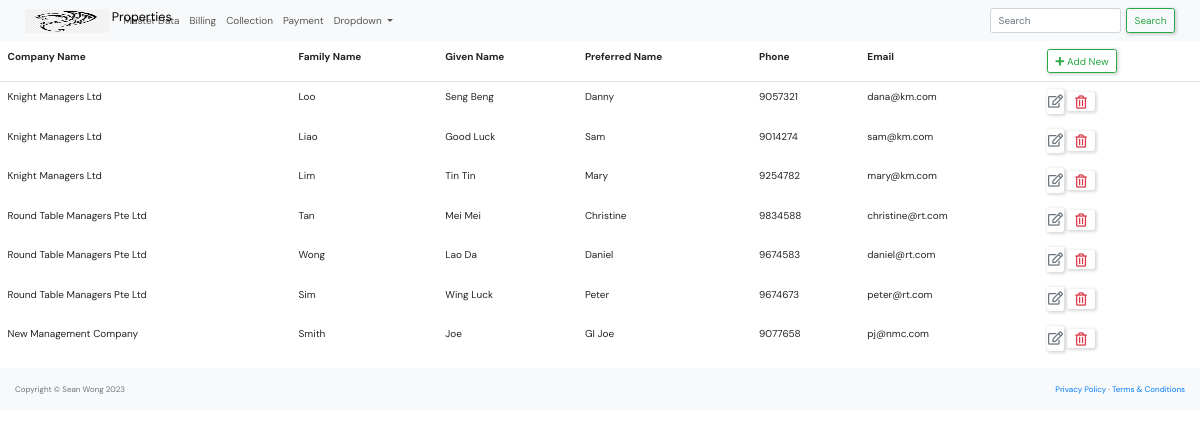
Screenshot of /master_data/manager_list/ (signed in) with the database file from the repository.
### master_data/models.py (models this page shows, shortened)
class Manager(models.Model):
    company_name = models.CharField(max_length=250)
    family_name = models.CharField(max_length=250)
    given_name = models.CharField(max_length=250)
    preferred_name = models.CharField(max_length=250)
    phone = models.CharField(max_length=10)
    email=models.EmailField()

### master_data/views.py (the view)
# urls.py: path('manager_list/',views.manager_list, name='manager-list'),
def manager_list(request):
    context = {'manager_list': Manager.objects.all()}
    return render(request, "master_data/manager_list.html", context)

### master_data/templates/master_data/manager_list.html (shortened to what this page needs)
{% extends "base.html" %}
            {% block content %}
            <table class="table table-borderless">
                <thead class="border-bottom font-weight-bold">
                    <tr>
                        <td>Company Name</td>
                        <td>Family Name</td>
                        <td>Given Name</td>
                        <td>Preferred Name</td>
                        <td>Phone</td>
                        <td>Email</td>
                        <td>
                            <a href="{% url 'manager-create' %}" class="btn btn-outline-success">
                                <i class="fas fa-plus"></i> Add New
                            </a>
                        </td>
                    </tr>
                </thead>
                <tbody>
                    {% for manager in manager_list %}
                        <tr>
                            <td>{{manager.company_name}}</td>
                            <td>{{manager.family_name}}</td>
                            <td>{{manager.given_name}}</td>
                            <td>{{manager.preferred_name}}</td>
                            <td>{{manager.phone}}</td>
                            <td>{{manager.email}}</td>
                            <td>
                                <a href="{% url 'manager-update' manager.id %}" class="btn text-secondary px-0">
                                    <i class="far fa-edit fa-lg"></i>
                                </a>
                                <form action="{% url 'manager-delete' manager.id %}" method="post" class="d-inline">
                                    <button type="submit" class="btn">
                                        <i class="far fa-trash-alt fa-lg text-danger float-right"></i>
                                    </button>
                                </form>
                            </td>
                        </tr>
                    {% endfor %}
                </tbody>
            </table>
            {% endblock content %}

### static/css/style.css (style rules this page uses)
* { font-family: "DM Sans", -apple-system, BlinkMacSystemFont, "Segoe UI", Roboto, Oxygen, Ubuntu, Cantarell, "Open Sans", "Helvetica Neue", sans-serif; margin: 0; padding: 0; box-sizing: border-box; text-rendering: optimizeLegibility; font-size: inherit; }
html { font-size: 56.25%; }
@media only screen and (min-width: 1200px) { html { font-size: 62.5%; } }
body { line-height: 1.6; font-weight: 400; font-size: 1.5rem; color: var(--color-light-gray); background-color: var(--color-bg); min-height: 100vh; }
a { display: inline-block; color: var(--color-main); text-decoration: none; }
.btn { background-color: transparent; border: none; display: inline-flex; align-items: center; gap: 1rem; cursor: pointer; transition: all ease-in-out 0.3s; padding: 1rem 2rem; border-radius: 5px; box-shadow: 1px 1px 3px 1px rgba(0, 0, 0, 0.15); font-weight: 500; }

### rows the page displays
Manager: company_name "Knight Managers Ltd", family_name "Loo", given_name "Seng Beng", preferred_name "Danny", phone "9057321", email "dana@km.com"
Manager: company_name "Knight Managers Ltd", family_name "Liao", given_name "Good Luck", preferred_name "Sam", phone "9014274", email "sam@km.com"
Manager: company_name "Knight Managers Ltd", family_name "Lim", given_name "Tin Tin", preferred_name "Mary", phone "9254782", email "mary@km.com"
Manager: company_name "Round Table Managers Pte Ltd", family_name "Tan", given_name "Mei Mei", preferred_name "Christine", phone "9834588", email "christine@rt.com"
Manager: company_name "Round Table Managers Pte Ltd", family_name "Wong", given_name "Lao Da", preferred_name "Daniel", phone "9674583", email "daniel@rt.com"
Manager: company_name "Round Table Managers Pte Ltd", family_name "Sim", given_name "Wing Luck", preferred_name "Peter", phone "9674673", email "peter@rt.com"
Manager: company_name "New Management Company", family_name "Smith", given_name "Joe", preferred_name "GI Joe", phone "9077658", email "pj@nmc.com"
